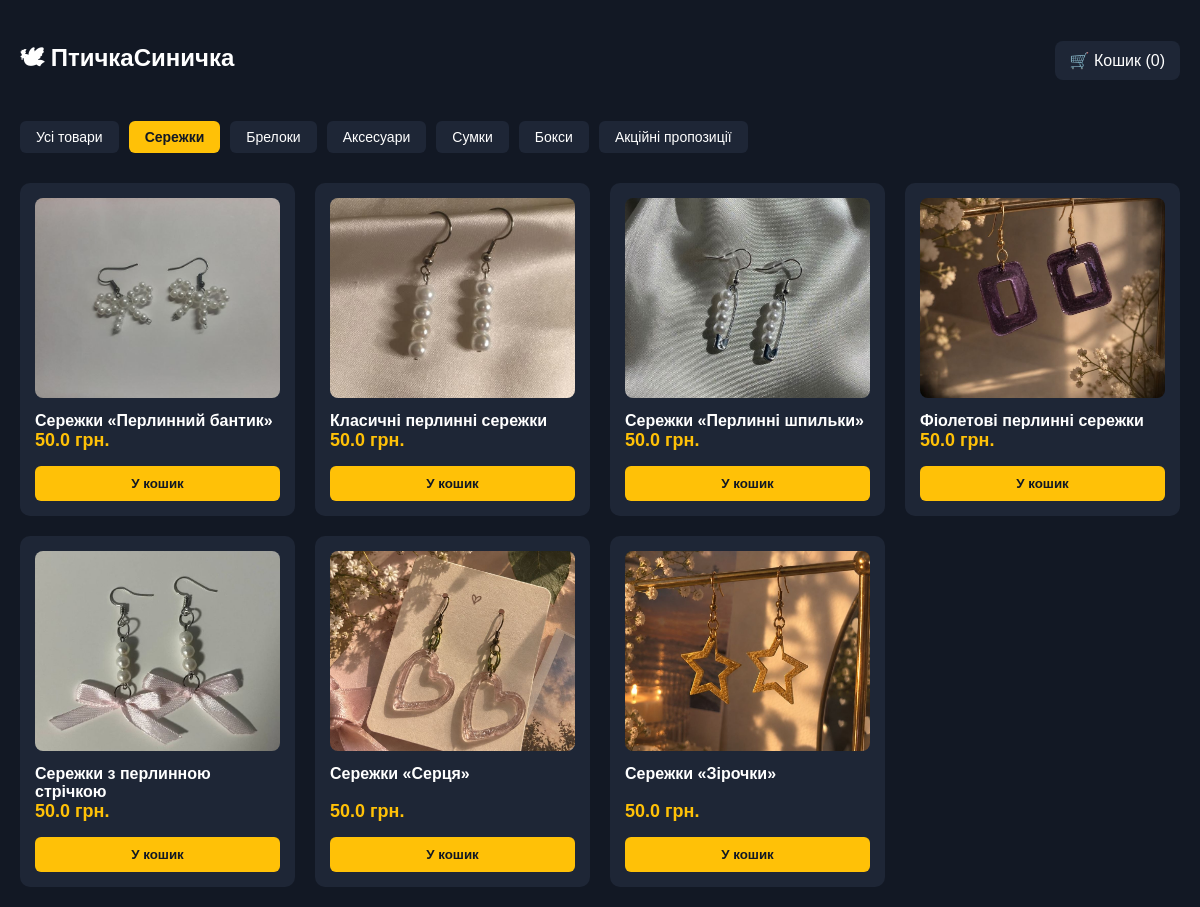
Page /?category=Сережки on the committed database.
### tables this page shows
CREATE TABLE products (
            id INTEGER PRIMARY KEY AUTOINCREMENT,
            title TEXT NOT NULL,
            category TEXT NOT NULL,
            price REAL NOT NULL,
            old_price REAL,
            image TEXT NOT NULL,
            description TEXT
        );

### app.py (the view)
@app.route('/')
def index():
    conn = get_db_connection()
    selected_category = request.args.get('category')
    categories = [row['category'] for row in conn.execute('SELECT DISTINCT category FROM products').fetchall()]
    if selected_category:
        products = conn.execute('SELECT * FROM products WHERE category = ?', (selected_category,)).fetchall()
    else:
        products = conn.execute('SELECT * FROM products').fetchall()
    conn.close()
    cart = session.get('cart', {})
    cart_count = sum(cart.values())
    return render_template('index.html', products=products, categories=categories, selected_category=selected_category, cart_count=cart_count)

### app.py (called while the page is built)
def get_db_connection():
    conn = sqlite3.connect('database.db')
    conn.row_factory = sqlite3.Row
    return conn

### templates/index.html (shortened to what this page needs)
<!DOCTYPE html>
<html lang="uk">
<head>
</head>
<body>
    <div class="container">
        <div class="header">
            <h2>🕊 ПтичкаСиничка</h2>
            <a href="{{ url_for('cart') }}" class="cart-link">🛒 Кошик ({{ cart_count }})</a>
        </div>
        <div class="categories-nav">
            <a href="{{ url_for('index') }}" class="btn {% if not selected_category %}btn-primary{% else %}btn-secondary{% endif %}">Усі товари</a>
            {% for cat in categories %}
                <a href="{{ url_for('index', category=cat) }}" class="btn {% if selected_category == cat %}btn-primary{% else %}btn-secondary{% endif %}">{{ cat }}</a>
            {% endfor %}
        </div>
        <div class="products-grid">
            {% for product in products %}
                <div class="product-card">
                    <div>
                        <a href="{{ url_for('product_detail', product_id=product.id) }}">
                            <img src="{{ url_for('static', filename='uploads/' + product.image) }}" alt="{{ product.title }}">
                        </a>
                        <a href="{{ url_for('product_detail', product_id=product.id) }}" class="product-title">{{ product.title }}</a>
                    </div>
                    <div>
                        <div class="price-block">
                            <span class="current-price">{{ product.price }} грн.</span>
                        </div>
                        <form action="{{ url_for('add_to_cart', product_id=product.id) }}" method="POST">
                            <button type="submit" class="buy-btn">У кошик</button>
                        </form>
                    </div>
                </div>
            {% endfor %}
        </div>
    </div>
</body>
</html>

### templates/index.html (style rules this page uses)
body { font-family: Arial, sans-serif; background-color: #121824; color: #ffffff; margin: 0; padding: 20px; }
.container { max-width: 1200px; margin: 0 auto; }
.header { display: flex; justify-content: space-between; align-items: center; margin-bottom: 20px; }
.cart-link { color: #ffffff; text-decoration: none; background-color: #1e2636; padding: 10px 15px; border-radius: 8px; }
.categories-nav { display: flex; gap: 10px; flex-wrap: wrap; margin-bottom: 30px; }
.btn { padding: 8px 16px; border-radius: 6px; text-decoration: none; font-size: 14px; transition: 0.2s; }
.btn-primary { background-color: #ffc107; color: #121824; font-weight: bold; }
.btn-secondary { background-color: #1e2636; color: #ffffff; }
.products-grid { display: grid; grid-template-columns: repeat(auto-fill, minmax(250px, 1fr)); gap: 20px; }
.product-card { background-color: #1e2636; border-radius: 10px; padding: 15px; display: flex; flex-direction: column; justify-content: space-between; }
.product-card img { width: 100%; height: 200px; object-fit: cover; border-radius: 8px; margin-bottom: 10px; }
.product-title { font-size: 16px; font-weight: bold; margin-bottom: 10px; color: #ffffff; text-decoration: none; }
.price-block { margin-bottom: 15px; }
.current-price { font-size: 18px; font-weight: bold; color: #ffc107; }
.buy-btn { background-color: #ffc107; color: #121824; border: none; padding: 10px; border-radius: 6px; font-weight: bold; cursor: pointer; width: 100%; }

### rows in the picture
products: image (picture), title "Сережки «Перлинний бантик»", price "50.0"
products: image (picture), title "Класичні перлинні сережки", price "50.0"
products: image (picture), title "Сережки «Перлинні шпильки»", price "50.0"
products: image (picture), title "Фіолетові перлинні сережки", price "50.0"
products: image (picture), title "Сережки з перлинною стрічкою", price "50.0"
products: image (picture), title "Сережки «Серця»", price "50.0"
products: image (picture), title "Сережки «Зірочки»", price "50.0"

### other values in the picture
{{ cart_count }} "0"
{{ cat }} "Сережки" "Брелоки" "Аксесуари" "Сумки" "Бокси" "Акційні пропозиції"
